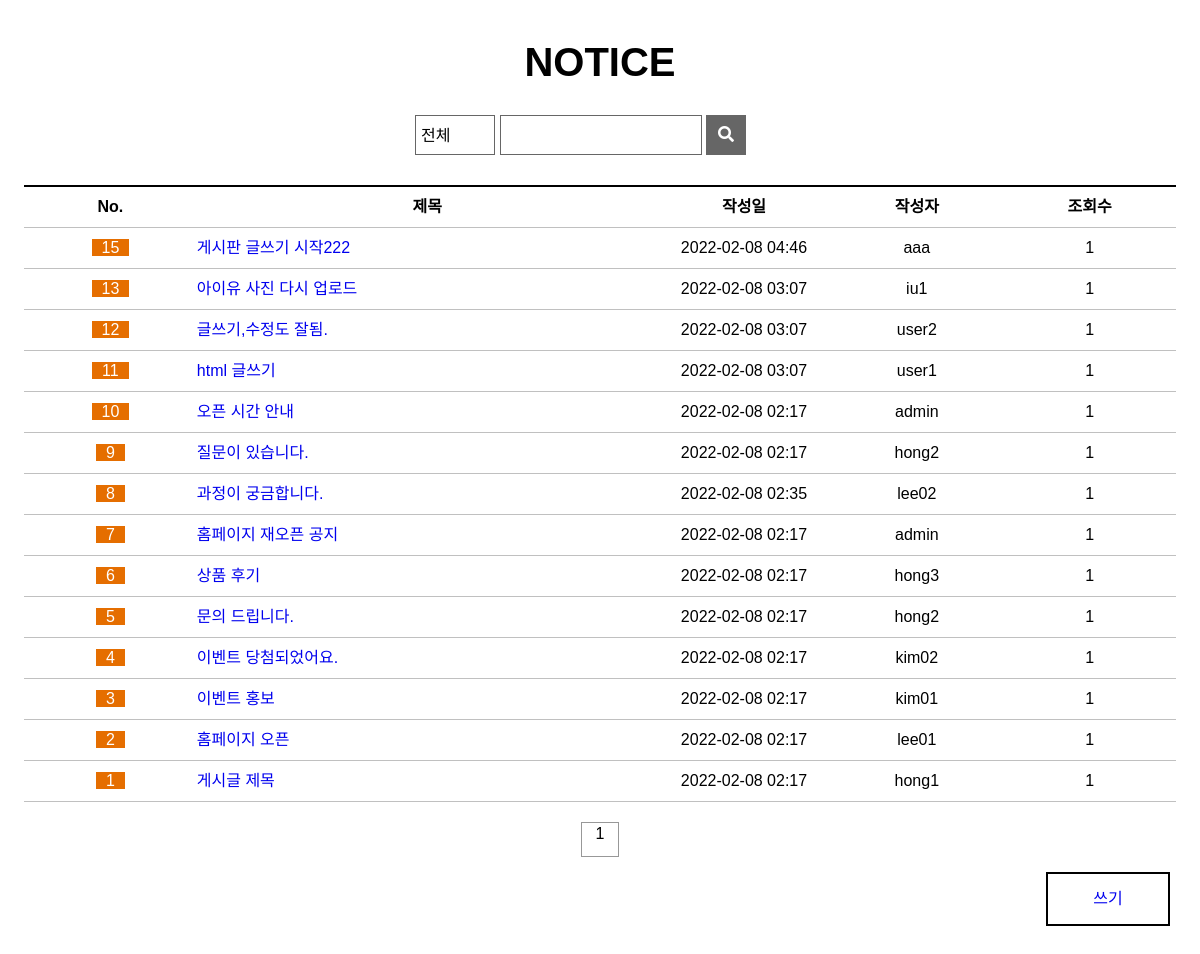
/board/blist/, run on the app's committed database.
### board/models.py (models this page shows, shortened)
class Freeboard(models.Model):
    b_no = models.AutoField(primary_key=True)
    b_id = models.CharField(max_length=100)
    b_title = models.CharField(max_length=1000)
    b_content = models.TextField()
    b_date = models.DateTimeField(default=datetime.now(),blank=True)
    b_hit = models.IntegerField(default=1)

### board/views.py (the view)
# urls.py: path('blist/',views.blist,name='blist'),
def blist(request):
    qs = Freeboard.objects.all().order_by('-b_no')
    context = {'blist':qs }
    return render(request,'blist.html',context)

### board/templates/blist.html (shortened to what this page needs)
{% load static %}
<!DOCTYPE html>
<html>
<head>
  <link rel="stylesheet" href="https://cdnjs.cloudflare.com/ajax/libs/font-awesome/5.12.1/css/all.min.css">
  <link rel="stylesheet" href="{% static 'css/style.css' %}">
  <link rel="stylesheet" href="{% static 'css/notice_list.css' %}">
</head>
<body>
<section>
    <h1>NOTICE</h1>
    <div class="wrapper">
      <form action="/search" name="search" method="post">
        <select name="category" id="category">
          <option value="0">전체</option>
        </select>
        <div class="title">
          <input type="text" size="16">
        </div>
        <button type="submit"><i class="fas fa-search"></i></button>
      </form>
    </div>
    <table>
      <colgroup>
        <col width="15%">
        <col width="40%">
        <col width="15%">
        <col width="15%">
        <col width="15%">
      </colgroup>
      <tr>
        <th>No.</th>
        <th>제목</th>
        <th>작성일</th>
        <th>작성자</th>
        <th>조회수</th>
      </tr>
      <tbody id="tbody">
        {% if blist %}
          {% for board in blist %}
          <tr>
            <td><span class='table-notice'>{{board.b_no}}</span></td>
            <td class='table-title' id='pInput'>
              <a href="{% url 'board:bview' board.b_no  %}">{{board.b_title}}</a>
            </td>
            <td>{{board.b_date|date:'Y-m-d H:i'}}</td>
            <td>{{board.b_id}}</td>
            <td>{{board.b_hit}}</td>
          </tr>
          {% endfor %}
        {% else %}
          <tr>
            <td colspans='5'>데이터 없음</td>
          </tr>
        {% endif %}
      </tbody>
    </table>
    <ul class="page-num">
      <li class="first"></li>
      <li class="prev"></li>
      <li class="num"><div>1</div></li>
      <li class="next"></li>
      <li class="last"></li>
    </ul>
    <a href="{% url 'board:bwrite' %}"><div class="write">쓰기</div></a>
  </section>
</body>
</html>

### static/css/style.css (style rules this page uses)
*, body { margin: 0; padding: 0; font-family: 'Noto Sans KR', sans-serif; font-size: 16px; text-decoration: none; }
a { cursor: pointer; }
li { display: inline-block; padding-right: 5px; font-size: 13px; }
.wrapper { width: 1200px; margin: auto; }

### static/css/notice_list.css (style rules this page uses)
section { text-align: center; }
h1 { margin-top: 40px; margin-bottom: 50px; font-size: 40px; }
.wrapper { position: relative; }
select { position: absolute; top: 50%; left: 50%; width: 80px; height: 40px; margin-left: -185px; margin-top: -20px; padding: 5px; border: 1px solid #666666; font-family: inherit; background: url(https://www.midashotel.co.kr/Midas_common/images/homepage/board/search-box-select.png) no-repeat 95% 50%; -webkit-appearance: none; -moz-appearance: none; appearance: none; }
form > div { position: absolute; top: 50%; left: 50%; width: 200px; height: 38px; margin-left: -100px; margin-top: -20px; display: inline-block; border: 1px solid #666666; }
input { position: relative; top: 4px; left: 2px; border: none; font-size: 16px; }
button { position: absolute; top: 50%; left: 50%; width: 40px; height: 40px; margin-left: 106px; margin-top: -20px; background: #666666; color: white; border: none; }
table { width: 96%; margin-top: 100px; margin-left: auto; margin-right: auto; line-height: 40px; }
.table-notice { background-color: #e56e00; color: white; padding-left: 10px; padding-right: 10px; }
.table-title { text-align: left; }
table { border-collapse: collapse; }
th { border: 1px solid silver; border-top: 2px solid black; }
td { border: 1px solid silver; }
th, td { border-left: hidden; border-right: hidden; }
.page-num { margin-top: 15px; }
.page-num li { width: 36px; height: 35px; padding: 0; }
.first { background: url(https://www.midashotel.co.kr/Midas_common/images/homepage/board/paging_first.png) no-repeat; }
.prev { background: url(https://www.midashotel.co.kr/Midas_common/images/homepage/board/paging_prev.png) no-repeat; }
.num { position: relative; top: -15px; height: 33px !important; margin-left: 15px; margin-right: 15px; border: 1px #989898 solid; }
.num > div { position: relative; top: 2px; }
.next { background: url(https://www.midashotel.co.kr/Midas_common/images/homepage/board/paging_next.png) no-repeat; }
.last { background: url(https://www.midashotel.co.kr/Midas_common/images/homepage/board/paging_last.png) no-repeat; }
.write { float: right; width: 120px; height: 50px; line-height: 50px; margin: 0 30px 50px 0; border: 2px black solid; }

### data on the page
Freeboard: b_no "15", b_title "게시판 글쓰기 시작222", b_date "2022-02-08 04:46", b_id "aaa", b_hit "1"
Freeboard: b_no "13", b_title "아이유 사진 다시 업로드", b_date "2022-02-08 03:07", b_id "iu1", b_hit "1"
Freeboard: b_no "12", b_title "글쓰기,수정도 잘됨.", b_date "2022-02-08 03:07", b_id "user2", b_hit "1"
Freeboard: b_no "11", b_title "html 글쓰기", b_date "2022-02-08 03:07", b_id "user1", b_hit "1"
Freeboard: b_no "10", b_title "오픈 시간 안내", b_date "2022-02-08 02:17", b_id "admin", b_hit "1"
Freeboard: b_no "9", b_title "질문이 있습니다.", b_date "2022-02-08 02:17", b_id "hong2", b_hit "1"
Freeboard: b_no "8", b_title "과정이 궁금합니다.", b_date "2022-02-08 02:35", b_id "lee02", b_hit "1"
Freeboard: b_no "7", b_title "홈페이지 재오픈 공지", b_date "2022-02-08 02:17", b_id "admin", b_hit "1"
Freeboard: b_no "6", b_title "상품 후기", b_date "2022-02-08 02:17", b_id "hong3", b_hit "1"
Freeboard: b_no "5", b_title "문의 드립니다.", b_date "2022-02-08 02:17", b_id "hong2", b_hit "1"
Freeboard: b_no "4", b_title "이벤트 당첨되었어요.", b_date "2022-02-08 02:17", b_id "kim02", b_hit "1"
Freeboard: b_no "3", b_title "이벤트 홍보", b_date "2022-02-08 02:17", b_id "kim01", b_hit "1"
Freeboard: b_no "2", b_title "홈페이지 오픈", b_date "2022-02-08 02:17", b_id "lee01", b_hit "1"
Freeboard: b_no "1", b_title "게시글 제목", b_date "2022-02-08 02:17", b_id "hong1", b_hit "1"
